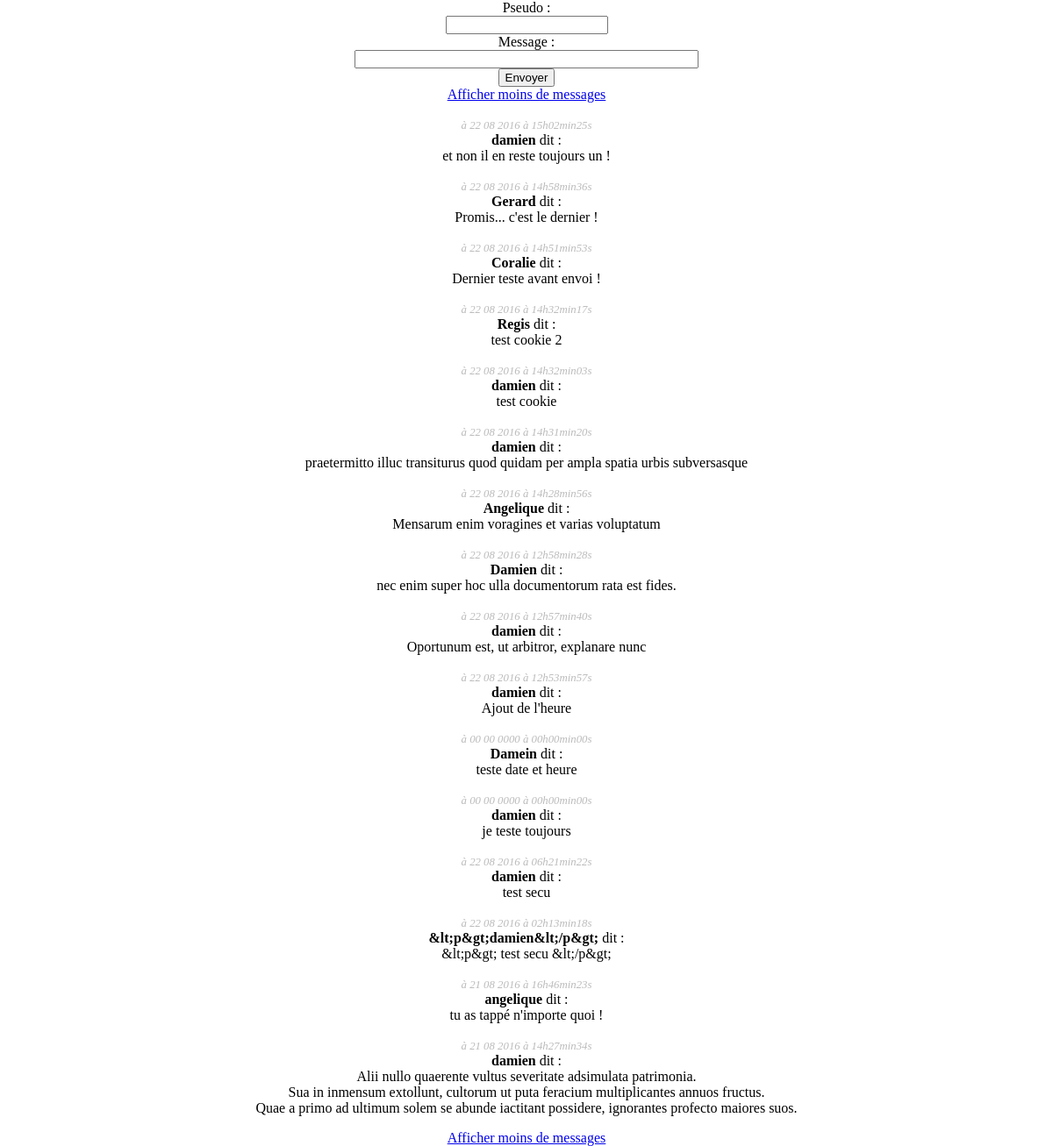
/TP_php-sql_mini-chat/minichat-full.php, run on the app's committed database.
### tables this page shows
CREATE TABLE IF NOT EXISTS `minichat` (
  `id` int(11) NOT NULL,
  `pseudo` varchar(255) NOT NULL,
  `message` varchar(255) NOT NULL,
  `date_ajout` datetime NOT NULL
);

### TP_php-sql_mini-chat/minichat-full.php (the view, shortened to what this page needs)
<!DOCTYPE html>
<html lang="fr">
	<head>
		<link rel="stylesheet" type="text/css" href="css/style.css">
	</head>
	<body>
		<main>
			<section id="formulaire">
				<form action="minichat_post.php" method="post" >
				    <?php
                    if (isset($_COOKIE['pseudo']))
                        {echo '<label for="pseudo" >Pseudo : </label><br /><input type="text" name="pseudo" id="pseudo" value="'.$_COOKIE['pseudo'].'" required /><br />';}
                    else {echo '<label for="pseudo" >Pseudo : </label><br /><input type="text" name="pseudo" id="pseudo" required/><br />';}
                    ?>
					<label for="message">Message : </label><br /><input class="champsmessage" type="text" name="message" id="message" ro required/><br />
					<input type="submit" value="Envoyer" />
				</form>
			</section>
			<section id="chat">
               <a href="minichat.php">Afficher moins de messages</a>
                <?php
                try 	{$bdd = new PDO('mysql:host=localhost;dbname=tp_openclassrooms;charset=utf8', 'root','root', array(PDO::ATTR_ERRMODE => PDO::ERRMODE_EXCEPTION));}
				catch (Exception $e)	{die('Erreur : ' . $e->getMessage());}
				$reponse = $bdd->query('SELECT pseudo, message, DATE_FORMAT(date_ajout, "%d %m %Y à %Hh%imin%ss") AS date_creation FROM minichat ORDER BY ID DESC');
                while ($donnees = $reponse->fetch())
					{
				    ?>
				    <p>
                        <em>à <?php echo $donnees['date_creation']?></em><br />
				        <strong><?php echo htmlspecialchars($donnees['pseudo'])?></strong> dit :<br />
				        <?php echo nl2br(htmlspecialchars($donnees['message']))?>
				    </p>
				    <?php
					}
				?>
               <a href="minichat.php">Afficher moins de messages</a>
			</section>
		</main>
	</body>
</html>

### TP_php-sql_mini-chat/css/style.css (style rules this page uses)
body { margin:0%; padding:0%; }
main { width:80%; margin:auto; text-align:center; }
em { font-size:0.8em; color:#bbbbbb; }
.champsmessage { width:40%; min-width:150px; }

### data on the page
minichat: date_creation "22 08 2016 à 15h02min25s", pseudo "damien", message "et non il en reste toujours un !"
minichat: date_creation "22 08 2016 à 14h58min36s", pseudo "Gerard", message "Promis... c'est le dernier !"
minichat: date_creation "22 08 2016 à 14h51min53s", pseudo "Coralie", message "Dernier teste avant envoi !"
minichat: date_creation "22 08 2016 à 14h32min17s", pseudo "Regis", message "test cookie 2"
minichat: date_creation "22 08 2016 à 14h32min03s", pseudo "damien", message "test cookie"
minichat: date_creation "22 08 2016 à 14h31min20s", pseudo "damien", message "praetermitto illuc transiturus quod quidam per ampla spatia urbis subversasque"
minichat: date_creation "22 08 2016 à 14h28min56s", pseudo "Angelique", message "Mensarum enim voragines et varias voluptatum"
minichat: date_creation "22 08 2016 à 12h58min28s", pseudo "Damien", message "nec enim super hoc ulla documentorum rata est fides."
minichat: date_creation "22 08 2016 à 12h57min40s", pseudo "damien", message "Oportunum est, ut arbitror, explanare nunc"
minichat: date_creation "22 08 2016 à 12h53min57s", pseudo "damien", message "Ajout de l'heure"
minichat: date_creation "00 00 0000 à 00h00min00s", pseudo "Damein", message "teste date et heure"
minichat: date_creation "00 00 0000 à 00h00min00s", pseudo "damien", message "je teste toujours"
minichat: date_creation "22 08 2016 à 06h21min22s", pseudo "damien", message "test secu"
minichat: date_creation "22 08 2016 à 02h13min18s", pseudo "&lt;p&gt;damien&lt;/p&gt;", message "&lt;p&gt; test secu &lt;/p&gt;"
minichat: date_creation "21 08 2016 à 16h46min23s", pseudo "angelique", message "tu as tappé n'importe quoi !"
minichat: date_creation "21 08 2016 à 14h27min34s", pseudo "damien", message "Alii nullo quaerente vultus severitate adsimulata patrimonia. Sua in inmensum extollunt, cultorum ut puta feracium multiplicantes annuos fructus. Quae a primo ad ultimum solem se abunde iactitant possidere, ignorantes profecto maiores suos."
